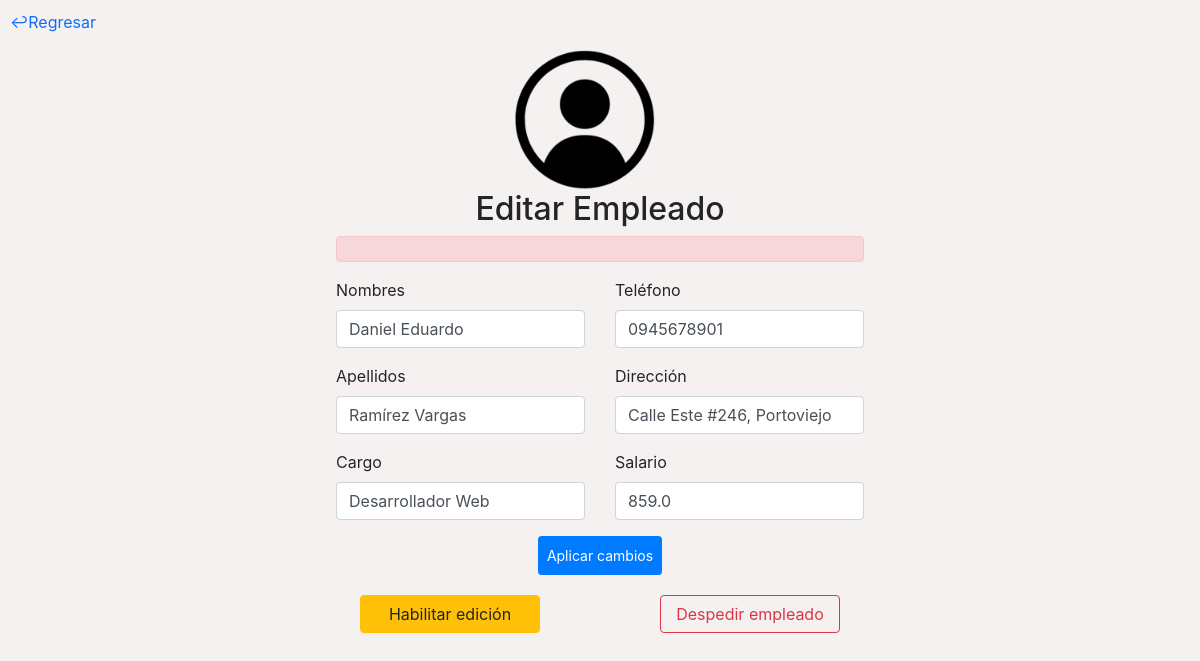
Screenshot of /administrar/empleado/5/ (signed in) with the database file from the repository.
### SySdjango/Administracion/models.py (models this page shows, shortened)
class Empleado(models.Model):
    nombres = models.CharField(max_length=30)
    apellidos = models.CharField(max_length=30)
    cargo = models.CharField(max_length=100)
    telefono = models.CharField(max_length=20)
    direccion = models.CharField(max_length=200)
    fecha_ingreso = models.DateTimeField(auto_now_add=True)
    salario = models.FloatField()
    en_servicio = models.BooleanField(default=True)
    administrador = models.ForeignKey(User, on_delete=models.CASCADE)

### SySdjango/Administracion/views.py (the view, shortened to what this page needs)
# urls.py: path('administrar/empleado/<int:empleado_id>/', views.editarEmpleado, name="editarEmpleado"),
def editarEmpleado(request, empleado_id):
    empleado = Empleado.objects.get(id=empleado_id)
    idAdministrador = request.user.id
    if empleado.administrador.id == idAdministrador:
        if request.method == 'GET':
            return render(request, '02-editarEmpleado.html', {'empleado': empleado})
    else:
        return render(request, 'error.html', {'error':"Parece que has tratado de acceder a un dato que no es de tu dominio, si crees que es un error contacta a soporte"})

### templates/admTemplates/02-editarEmpleado.html (shortened to what this page needs)
{% load static %}
<!DOCTYPE html>
<html lang="en">
<head>
    <link href="https://cdn.jsdelivr.net/npm/bootstrap@5.3.1/dist/css/bootstrap.min.css" rel="stylesheet"
>
    <link rel="stylesheet" href="https://maxcdn.bootstrapcdn.com/bootstrap/4.5.2/css/bootstrap.min.css">
    <link rel="stylesheet" href='{% static "cssCustom/administracion.css" %}'>
</head>
<body>
    <p class="regresar"><a href="#" id="botonRegresar"
            class="link-primary link-offset-2 link-underline-opacity-25 link-underline-opacity-100-hover">&#8617;Regresar</a>
    </p>
    <div class="container">
        <div class="row col-12" id="containerImage">
            <div class="imagenDefault">
            </div>
        </div>
        <div class="row">
            <div id="formulario" class="intangible">
                <div class="container col-xl-6  col-md-6 col-sm-4 col-sm-12">
                    <h2 id="textoForm">Editar Empleado</h2>
                    <form action="" method="POST">
                        <div class="alert alert-danger" role="alert">
                        </div>
                        <div class="row">
                            <div class="col-lg-6 col-md-12 col-sm-6 col-xs-12">
                                <div class="mb-3">
                                    <label for="textoForm" class="form-label">Nombres</label>
                                    <input name="nombres" type="text" class="form-control" id="inputNombres"
                                        value="{{empleado.nombres}}">
                                </div>
                                <div class="mb-3">
                                    <label for="textoForm" class="form-label">Apellidos</label>
                                    <input name="apellidos" type="text" class="form-control" id="inputApellidos"
                                        value="{{empleado.apellidos}}">
                                </div>
                                <div class="mb-3">
                                    <label for="textoForm" class="form-label">Cargo</label>
                                    <input name="cargo" type="text" class="form-control" id="inputCargo"
                                        value="{{empleado.cargo}}">
                                </div>
                            </div>
                            <div class="col-lg-6 col-md-12 col-sm-6 col-xs-12">
                                <div class="mb-3">
                                    <label for="textoForm" class="form-label">Teléfono</label>
                                    <input name="telefono" type="text" class="form-control" id="inputTelefono"
                                        value="{{empleado.telefono}}">
                                </div>
                                <div class="mb-3">
                                    <label for="textoForm" class="form-label">Dirección</label>
                                    <input name="direccion" type="text" class="form-control" id="inputTelefono"
                                        value="{{empleado.direccion}}">
                                </div>
                                <div class="mb-3">
                                    <label for="textoForm" class="form-label">Salario</label>
                                    <input name="salario" type="number" class="form-control" id="inputTelefono"
                                        value="{{empleado.salario}}">
                                </div>
                            </div>
                        </div>
                        <div id="presentacion" class="divBoton">
                            <button type="submit" class="btn btn-primary btn-sm divBoton py-2" id="enviarDatos">Aplicar
                                cambios</button>
                        </div>
                    </form>
                </div>
            </div>
        </div>
    </div>
    <div class="container col-lg-6 col-md-6 col-sm-4 col-sm-12" id="opciones">
        <div class="row">
            <div class="col-xl-6  col-md-6 col-sm-4 col-sm-12 divBoton">
                <button type="button" class="btn btn-warning col-8" id="botonEditar">Habilitar
                    edición</button>
            </div>
            {% if empleado.en_servicio %}
            <div class="col-xl-6  col-md-6 col-sm-4 col-sm-12 divBoton">
                <a href="{% url 'despedirEmpleado' empleado.id %}" class="intangible col-8"
                    id="despedirEmpleado"><button type="button" class="btn btn-outline-danger col-8">Despedir
                        empleado</button></a>
            </div>
            {% else %}
            <div class="col-xl-6  col-md-6 col-sm-4 col-sm-12 divBoton">
                <a href="{% url 'recontratarEmpleado' empleado.id %}" class="intangible col-8"
                    id="recontratarEmpleado"><button type="button" class="btn btn-outline-danger col-8">Recontratar
                        empleado</button></a>
            </div>
            {% endif %}
        </div>
    </div>
</body>
</html>

### static/cssCustom/administracion.css (style rules this page uses)
body { background-color: #F6F1F1; }
.regresar { margin-top: 10px; margin-left: 10px; }
.imagenDefault { justify-content: center; background-image: url("/static/img/empleadoDefault.png"); background-size: cover; height: 140px; width: 140px; }
#containerImage { justify-content: center; width: 100%; }
#textoForm { text-align: center; }
.intangible { pointer-events: none; }
#opciones { margin-top: 20px; justify-content: center; }
.divBoton { justify-content: center; text-align: center; }
button { padding: 10px 20px; margin: 0 10px; cursor: pointer; }

### rows the page displays
Empleado: nombres "Daniel Eduardo", apellidos "Ramírez Vargas", cargo "Desarrollador Web", telefono "0945678901", direccion "Calle Este #246, Portoviejo", salario "859.0"
